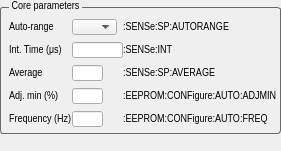
     <widget class="QWidget" name="widget_hera_02_core_params" native="true">
      <property name="geometry">
       <rect>
        <x>9</x>
        <y>116</y>
        <width>281</width>
        <height>151</height>
       </rect>
      </property>
      <widget class="QGroupBox" name="groupBox_ar_params_8">
       <property name="geometry">
        <rect>
         <x>0</x>
         <y>0</y>
         <width>281</width>
         <height>134</height>
        </rect>
       </property>
       <property name="font">
        <font>
         <family>Arial Narrow</family>
         <pointsize>8</pointsize>
        </font>
       </property>
       <property name="styleSheet">
        <string notr="true">QGroupBox {

    border: 1px solid gray;
    border-color: #696969;
    border-radius: 3px;
    margin-top: 7px;
}

QGroupBox::title {
    subcontrol-origin: margin;
    left: 9px;
    padding: 0px 1px 0px 1px;
}</string>
       </property>
       <property name="title">
        <string>Core parameters</string>
       </property>
       <property name="alignment">
        <set>Qt::AlignLeading|Qt::AlignLeft|Qt::AlignVCenter</set>
       </property>
       <widget class="QWidget" name="gridLayoutWidget_14">
        <property name="geometry">
         <rect>
          <x>9</x>
          <y>17</y>
          <width>277</width>
          <height>113</height>
         </rect>
        </property>
        <layout class="QGridLayout" name="gridLayout_5">
         <property name="horizontalSpacing">
          <number>0</number>
         </property>
         <property name="verticalSpacing">
          <number>5</number>
         </property>
         <item row="2" column="2">
          <widget class="QLabel" name="label_avg_5">
           <property name="minimumSize">
            <size>
             <width>0</width>
             <height>16</height>
            </size>
           </property>
           <property name="maximumSize">
            <size>
             <width>16777215</width>
             <height>16</height>
            </size>
           </property>
           <property name="font">
            <font>
             <family>Arial Narrow</family>
             <pointsize>8</pointsize>
            </font>
           </property>
           <property name="text">
            <string>:SENSe:SP:AVERAGE</string>
           </property>
          </widget>
         </item>
         <item row="1" column="2">
          <widget class="QLabel" name="label_int_time_14">
           <property name="minimumSize">
            <size>
             <width>0</width>
             <height>16</height>
            </size>
           </property>
           <property name="maximumSize">
            <size>
             <width>16777215</width>
             <height>16</height>
            </size>
           </property>
           <property name="font">
            <font>
             <family>Arial Narrow</family>
             <pointsize>8</pointsize>
            </font>
           </property>
           <property name="text">
            <string>:SENSe:INT</string>
           </property>
          </widget>
         </item>
         <item row="1" column="1">
          <widget class="QLineEdit" name="lineEdit_hera_int_time">
           <property name="minimumSize">
            <size>
             <width>51</width>
             <height>16</height>
            </size>
           </property>
           <property name="maximumSize">
            <size>
             <width>51</width>
             <height>16</height>
            </size>
           </property>
           <property name="font">
            <font>
             <family>Arial Narrow</family>
             <pointsize>8</pointsize>
            </font>
           </property>
           <property name="toolTip">
            <string>&lt;html&gt;&lt;head/&gt;&lt;body&gt;&lt;p&gt;&lt;span style=&quot; font-family:'Arial Narrow'; font-size:9pt; font-weight:600;&quot;&gt;2500 - 20000000&lt;/span&gt;&lt;/p&gt;&lt;/body&gt;&lt;/html&gt;</string>
           </property>
           <property name="layoutDirection">
            <enum>Qt::LeftToRight</enum>
           </property>
           <property name="alignment">
            <set>Qt::AlignLeading|Qt::AlignLeft|Qt::AlignVCenter</set>
           </property>
          </widget>
         </item>
         <item row="2" column="0">
          <widget class="QLabel" name="label_avg_6">
           <property name="minimumSize">
            <size>
             <width>0</width>
             <height>16</height>
            </size>
           </property>
           <property name="maximumSize">
            <size>
             <width>16777215</width>
             <height>16</height>
            </size>
           </property>
           <property name="font">
            <font>
             <family>Arial Narrow</family>
             <pointsize>8</pointsize>
            </font>
           </property>
           <property name="text">
            <string>Average</string>
           </property>
          </widget>
         </item>
         <item row="0" column="1">
          <widget class="QComboBox" name="comboBox_hera_autorange">
           <property name="minimumSize">
            <size>
             <width>45</width>
             <height>16</height>
            </size>
           </property>
           <property name="maximumSize">
            <size>
             <width>45</width>
             <height>16</height>
            </size>
           </property>
           <property name="font">
            <font>
             <family>Arial Narrow</family>
             <pointsize>8</pointsize>
            </font>
           </property>
           <property name="layoutDirection">
            <enum>Qt::LeftToRight</enum>
           </property>
           <property name="editable">
            <bool>false</bool>
           </property>
           <property name="placeholderText">
            <string>clooooosed</string>
           </property>
           <item>
            <property name="text">
             <string>OFF</string>
            </property>
           </item>
           <item>
            <property name="text">
             <string>ON</string>
            </property>
           </item>
          </widget>
         </item>
         <item row="0" column="2">
          <widget class="QLabel" name="label_int_time_13">
           <property name="minimumSize">
            <size>
             <width>111</width>
             <height>16</height>
            </size>
           </property>
           <property name="maximumSize">
            <size>
             <width>111</width>
             <height>16</height>
            </size>
           </property>
           <property name="font">
            <font>
             <family>Arial Narrow</family>
             <pointsize>8</pointsize>
            </font>
           </property>
           <property name="text">
            <string>:SENSe:SP:AUTORANGE</string>
           </property>
          </widget>
         </item>
         <item row="0" column="0">
          <widget class="QLabel" name="label_int_time_12">
           <property name="minimumSize">
            <size>
             <width>53</width>
             <height>16</height>
            </size>
           </property>
           <property name="maximumSize">
            <size>
             <width>53</width>
             <height>16</height>
            </size>
           </property>
           <property name="font">
            <font>
             <family>Arial Narrow</family>
             <pointsize>8</pointsize>
            </font>
           </property>
           <property name="text">
            <string>Auto-range</string>
           </property>
          </widget>
         </item>
         <item row="4" column="0">
          <widget class="QLabel" name="label_ar_freq_3">
           <property name="minimumSize">
            <size>
             <width>63</width>
             <height>16</height>
            </size>
           </property>
           <property name="maximumSize">
            <size>
             <width>63</width>
             <height>16</height>
            </size>
           </property>
           <property name="font">
            <font>
             <family>Arial Narrow</family>
             <pointsize>8</pointsize>
            </font>
           </property>
           <property name="text">
            <string>Frequency (Hz)</string>
           </property>
          </widget>
         </item>
         <item row="3" column="2">
          <widget class="QLabel" name="label_ar_max_int_time_7">
           <property name="minimumSize">
            <size>
             <width>161</width>
             <height>16</height>
            </size>
           </property>
           <property name="maximumSize">
            <size>
             <width>161</width>
             <height>16</height>
            </size>
           </property>
           <property name="font">
            <font>
             <family>Arial Narrow</family>
             <pointsize>8</pointsize>
            </font>
           </property>
           <property name="text">
            <string>:EEPROM:CONFigure:AUTO:ADJMIN</string>
           </property>
          </widget>
         </item>
         <item row="2" column="1">
          <widget class="QLineEdit" name="lineEdit_hera_avg">
           <property name="minimumSize">
            <size>
             <width>31</width>
             <height>16</height>
            </size>
           </property>
           <property name="maximumSize">
            <size>
             <width>31</width>
             <height>16</height>
            </size>
           </property>
           <property name="font">
            <font>
             <family>Arial Narrow</family>
             <pointsize>8</pointsize>
            </font>
           </property>
           <property name="toolTip">
            <string>&lt;html&gt;&lt;head/&gt;&lt;body&gt;&lt;p&gt;&lt;span style=&quot; font-family:'Arial Narrow'; font-size:9pt; font-weight:600;&quot;&gt;1 - 200&lt;/span&gt;&lt;/p&gt;&lt;/body&gt;&lt;/html&gt;</string>
           </property>
           <property name="alignment">
            <set>Qt::AlignLeading|Qt::AlignLeft|Qt::AlignVCenter</set>
           </property>
          </widget>
         </item>
         <item row="3" column="0">
          <widget class="QLabel" name="label_ar_adjmin_4">
           <property name="minimumSize">
            <size>
             <width>0</width>
             <height>16</height>
            </size>
           </property>
           <property name="maximumSize">
            <size>
             <width>16777215</width>
             <height>16</height>
            </size>
           </property>
           <property name="font">
            <font>
             <family>Arial Narrow</family>
             <pointsize>8</pointsize>
            </font>
           </property>
           <property name="text">
            <string>Adj. min (%)</string>
           </property>
          </widget>
         </item>
         <item row="1" column="0">
          <widget class="QLabel" name="label_int_time_11">
           <property name="minimumSize">
            <size>
             <width>0</width>
             <height>16</height>
            </size>
           </property>
           <property name="maximumSize">
            <size>
             <width>16777215</width>
             <height>16</height>
            </size>
           </property>
           <property name="font">
            <font>
             <family>Arial Narrow</family>
             <pointsize>8</pointsize>
            </font>
           </property>
           <property name="text">
            <string>Int. Time (μs)</string>
           </property>
          </widget>
         </item>
         <item row="4" column="2">
          <widget class="QLabel" name="label_ar_max_int_time_8">
           <property name="minimumSize">
            <size>
             <width>161</width>
             <height>16</height>
            </size>
           </property>
           <property name="maximumSize">
            <size>
             <width>161</width>
             <height>16</height>
            </size>
           </property>
           <property name="font">
            <font>
             <family>Arial Narrow</family>
             <pointsize>8</pointsize>
            </font>
           </property>
           <property name="text">
            <string>:EEPROM:CONFigure:AUTO:FREQ</string>
           </property>
          </widget>
         </item>
         <item row="3" column="1">
          <widget class="QLineEdit" name="lineEdit_hera_adjmin_2">
           <property name="minimumSize">
            <size>
             <width>31</width>
             <height>16</height>
            </size>
           </property>
           <property name="maximumSize">
            <size>
             <width>31</width>
             <height>16</height>
            </size>
           </property>
           <property name="font">
            <font>
             <family>Arial Narrow</family>
             <pointsize>8</pointsize>
            </font>
           </property>
           <property name="toolTip">
            <string>&lt;html&gt;&lt;head/&gt;&lt;body&gt;&lt;p&gt;&lt;span style=&quot; font-family:'Arial Narrow'; font-size:9pt; font-weight:600;&quot;&gt;1 - 100&lt;/span&gt;&lt;/p&gt;&lt;/body&gt;&lt;/html&gt;</string>
           </property>
           <property name="alignment">
            <set>Qt::AlignLeading|Qt::AlignLeft|Qt::AlignVCenter</set>
           </property>
          </widget>
         </item>
         <item row="4" column="1">
          <widget class="QLineEdit" name="lineEdit_hera_freq_2">
           <property name="minimumSize">
            <size>
             <width>31</width>
             <height>16</height>
            </size>
           </property>
           <property name="maximumSize">
            <size>
             <width>31</width>
             <height>16</height>
            </size>
           </property>
           <property name="font">
            <font>
             <family>Arial Narrow</family>
             <pointsize>8</pointsize>
            </font>
           </property>
           <property name="toolTip">
            <string>&lt;html&gt;&lt;head/&gt;&lt;body&gt;&lt;p&gt;&lt;span style=&quot; font-family:'Arial Narrow'; font-size:9pt; font-weight:600;&quot;&gt;1 - 255&lt;/span&gt;&lt;/p&gt;&lt;/body&gt;&lt;/html&gt;</string>
           </property>
           <property name="alignment">
            <set>Qt::AlignLeading|Qt::AlignLeft|Qt::AlignVCenter</set>
           </property>
          </widget>
         </item>
        </layout>
       </widget>
      </widget>
     </widget>
